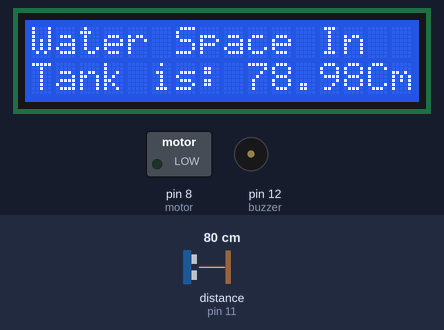
Simulated run of this sketch. Board: Arduino Uno, built with avr-gcc and run on an emulated ATmega328P. On the bench: 16×2 character LCD, switched loads named in the sketch (green lamp = pin HIGH), buzzer (waves = sounding, pin HIGH). Wiring (inferred from the names in the program): ultrasonic range finder: trigger pin 10; echo pin 11. Inputs (shaded band) come from the test bench; at power-on: distance to the obstacle (sensor on pin 11) 80 cm. The echo pulse lasts 58.3 µs per cm; pins used as bus, display or sensor lines are not drawn.

Above: at 3.2 s.
3.3 s: distance to the obstacle (sensor on pin 11) set to 14 cm
At 10.5 s:
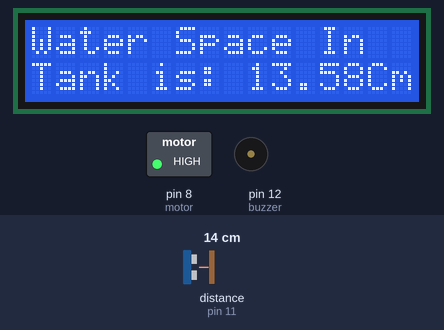
12.5 s: distance to the obstacle (sensor on pin 11) set to 10 cm
At 16.1 s:
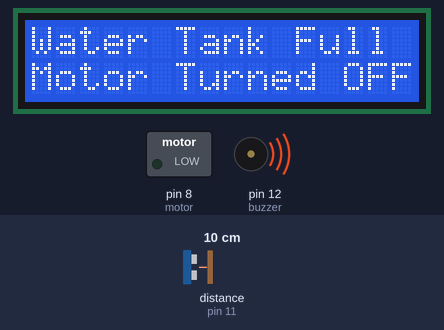
24.7 s: distance to the obstacle (sensor on pin 11) set to 2 cm
At 28.6 s:
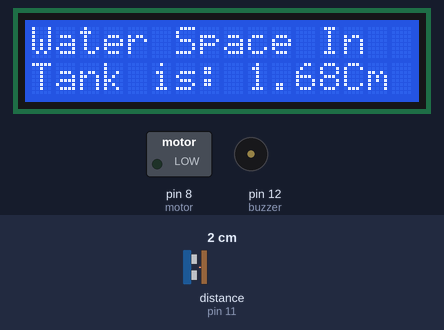
Timing chart, 0 to 37.7 s (numbered marks = the images above; inputs shaded):
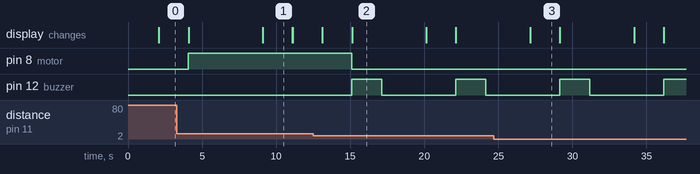

Measured:
- the behaviour switches between 13 and 12 cm on distance to the obstacle (sensor on pin 11) (found by bisection; images 1 and 2)
- after the input at 12.5 s, pin 8 (motor): HIGH → LOW after 2.6 s; pin 12 (buzzer): alternates HIGH for 2.0 s and LOW for 5.0 s, starting after 2.6 s; the display: first differs from a run without the input after 0.62 s (image 2 shows a later state)
- what the display in image 1 shows lasts 2.0 s, from 9.1 s to 11.1 s
- what the display in image 2 shows lasts 5.0 s, from 15.1 s to 20.1 s

The sketch:

exp_8.ino
```cpp
#include <LiquidCrystal.h>
#define trigger 10
#define echo 11
#define motor 8
#define buzzer 12
 LiquidCrystal lcd(7,6,5,4,3,2);
 float time=0,distance=0;
void setup()
{
 lcd.begin(16,2);
 pinMode(trigger,OUTPUT);
 pinMode(echo,INPUT);
 pinMode(motor, OUTPUT);
 pinMode(buzzer, OUTPUT);
 lcd.print("  Water Level ");
 lcd.setCursor(0,1);
 lcd.print("   Indicator  ");
 delay(2000);
}
void loop()
{
 lcd.clear();
 digitalWrite(trigger,LOW);
 delayMicroseconds(2);
 digitalWrite(trigger,HIGH);
 delayMicroseconds(10);
 digitalWrite(trigger,LOW);
 delayMicroseconds(2);
 time=pulseIn(echo,HIGH);
 distance=time*340/20000;
 lcd.clear();
 lcd.print("Water Space In  ");
 lcd.setCursor(0,1);
 lcd.print("Tank is: ");
 lcd.print(distance);
 lcd.print("Cm");
 delay(2000);
if(distance<12)
 {
     digitalWrite(motor, LOW);
     digitalWrite(buzzer, HIGH);
     lcd.clear();
     lcd.print("Water Tank Full ");
     lcd.setCursor(0,1);
     lcd.print("Motor Turned OFF");
     delay(2000);
     digitalWrite(buzzer, LOW);
     delay(3000);
}
else  if(distance>30)
 {
   digitalWrite(motor, HIGH);
   lcd.clear();
   lcd.print("LOW Water Level");
   lcd.setCursor(0,1);
   lcd.print("Motor Turned ON");
   delay(5000);
}
}
```
